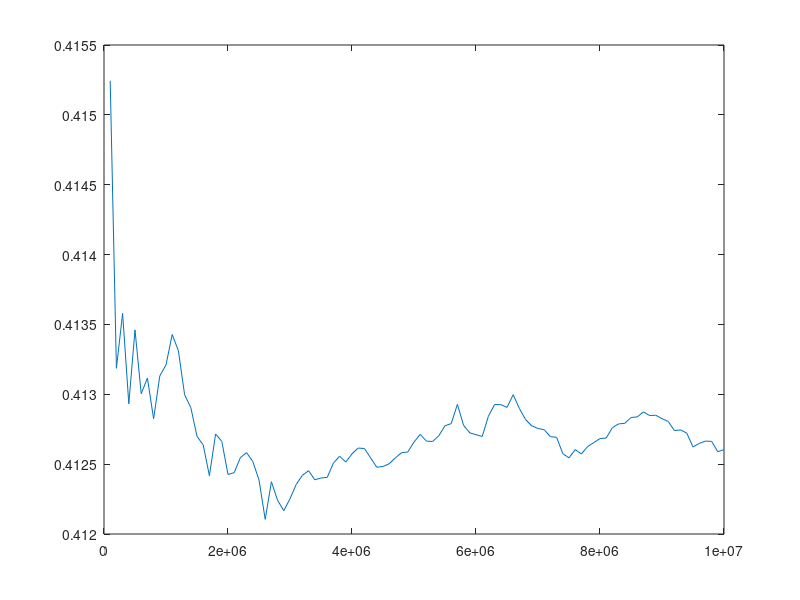

The MATLAB script that drew this image:
MC = [100000, 200000, 300000, 400000, 500000, 600000, 700000, 800000, 900000, 1e+06, 1.1e+06, 1.2e+06, 1.3e+06, 1.4e+06, 1.5e+06, 1.6e+06, 1.7e+06, 1.8e+06, 1.9e+06, 2e+06, 2.1e+06, 2.2e+06, 2.3e+06, 2.4e+06, 2.5e+06, 2.6e+06, 2.7e+06, 2.8e+06, 2.9e+06, 3e+06, 3.1e+06, 3.2e+06, 3.3e+06, 3.4e+06, 3.5e+06, 3.6e+06, 3.7e+06, 3.8e+06, 3.9e+06, 4e+06, 4.1e+06, 4.2e+06, 4.3e+06, 4.4e+06, 4.5e+06, 4.6e+06, 4.7e+06, 4.8e+06, 4.9e+06, 5e+06, 5.1e+06, 5.2e+06, 5.3e+06, 5.4e+06, 5.5e+06, 5.6e+06, 5.7e+06, 5.8e+06, 5.9e+06, 6e+06, 6.1e+06, 6.2e+06, 6.3e+06, 6.4e+06, 6.5e+06, 6.6e+06, 6.7e+06, 6.8e+06, 6.9e+06, 7e+06, 7.1e+06, 7.2e+06, 7.3e+06, 7.4e+06, 7.5e+06, 7.6e+06, 7.7e+06, 7.8e+06, 7.9e+06, 8e+06, 8.1e+06, 8.2e+06, 8.3e+06, 8.4e+06, 8.5e+06, 8.6e+06, 8.7e+06, 8.8e+06, 8.9e+06, 9e+06, 9.1e+06, 9.2e+06, 9.3e+06, 9.4e+06, 9.5e+06, 9.6e+06, 9.7e+06, 9.8e+06, 9.9e+06, 1e+07, ];
e_var = [0.415244, 0.413186, 0.413579, 0.412932, 0.413461, 0.413004, 0.413116, 0.412825, 0.413132, 0.41321, 0.413428, 0.413311, 0.412997, 0.412905, 0.412699, 0.412637, 0.412417, 0.412716, 0.412663, 0.412426, 0.412439, 0.412547, 0.412582, 0.412519, 0.412387, 0.412105, 0.412374, 0.412241, 0.412167, 0.412252, 0.412355, 0.41242, 0.412453, 0.412388, 0.412401, 0.412405, 0.412507, 0.412557, 0.412515, 0.412574, 0.412615, 0.412612, 0.412545, 0.412478, 0.412483, 0.412503, 0.412545, 0.412582, 0.412587, 0.412658, 0.412713, 0.412665, 0.412662, 0.412703, 0.412775, 0.41279, 0.412928, 0.412777, 0.412724, 0.412711, 0.412698, 0.412843, 0.412927, 0.412926, 0.412906, 0.412997, 0.412898, 0.412819, 0.412774, 0.412755, 0.412746, 0.412697, 0.412692, 0.412575, 0.412545, 0.412604, 0.412573, 0.412626, 0.412654, 0.412683, 0.412687, 0.412761, 0.412788, 0.412792, 0.412834, 0.412838, 0.412874, 0.412848, 0.41285, 0.412825, 0.412806, 0.41274, 0.412745, 0.412722, 0.412623, 0.412648, 0.412665, 0.412663, 0.412589, 0.412604, ];
m_var = [0.125921, 0.125074, 0.125458, 0.125262, 0.125585, 0.125452, 0.125585, 0.125592, 0.125425, 0.125324, 0.125433, 0.125292, 0.125272, 0.125221, 0.12517, 0.125139, 0.124952, 0.125055, 0.12495, 0.124883, 0.124883, 0.124902, 0.124963, 0.124914, 0.124879, 0.124797, 0.124911, 0.124923, 0.124859, 0.124859, 0.124896, 0.124956, 0.124994, 0.124944, 0.124946, 0.124965, 0.124986, 0.12498, 0.124986, 0.125011, 0.125003, 0.124985, 0.124967, 0.124964, 0.124972, 0.125012, 0.12505, 0.125063, 0.12508, 0.125094, 0.125099, 0.125088, 0.125072, 0.125108, 0.125136, 0.125151, 0.125187, 0.125129, 0.125115, 0.125091, 0.125106, 0.125145, 0.125171, 0.125177, 0.125174, 0.125202, 0.125159, 0.12514, 0.125111, 0.125109, 0.125099, 0.125089, 0.125068, 0.12503, 0.125037, 0.125058, 0.125059, 0.125078, 0.125091, 0.125099, 0.125096, 0.125123, 0.12513, 0.125124, 0.125137, 0.125141, 0.125153, 0.125139, 0.125155, 0.125146, 0.125143, 0.125131, 0.125139, 0.125139, 0.125111, 0.125111, 0.12512, 0.125125, 0.125101, 0.125106, ];
mean_mag = [0.8807, 0.881437, 0.881143, 0.881335, 0.881034, 0.881217, 0.881109, 0.881186, 0.88122, 0.881216, 0.88114, 0.881241, 0.881328, 0.881376, 0.881451, 0.881488, 0.881627, 0.881513, 0.881585, 0.881677, 0.881685, 0.881676, 0.881644, 0.881686, 0.881734, 0.881837, 0.881724, 0.881741, 0.881784, 0.881764, 0.881732, 0.88169, 0.881659, 0.88169, 0.881686, 0.881681, 0.881655, 0.881654, 0.88166, 0.881637, 0.881636, 0.881651, 0.881674, 0.881695, 0.881686, 0.881665, 0.881641, 0.881629, 0.881622, 0.881594, 0.881578, 0.881585, 0.881585, 0.881558, 0.88153, 0.881518, 0.881473, 0.881529, 0.881543, 0.881561, 0.881557, 0.881512, 0.881481, 0.881478, 0.881487, 0.881456, 0.881496, 0.881519, 0.88154, 0.881545, 0.881552, 0.881564, 0.881574, 0.881615, 0.881618, 0.881597, 0.881605, 0.88158, 0.881564, 0.881551, 0.88155, 0.881523, 0.881516, 0.881521, 0.881508, 0.881504, 0.881491, 0.881506, 0.881497, 0.881506, 0.88151, 0.881528, 0.881525, 0.881531, 0.881563, 0.88156, 0.881551, 0.881549, 0.881574, 0.881569, ];
time_used = [0.065901, 0.130954, 0.198045, 0.263927, 0.332317, 0.401866, 0.467339, 0.534541, 0.604924, 0.671302, 0.738078, 0.805348, 0.874203, 0.942783, 1.00833, 1.07702, 1.1421, 1.20892, 1.27697, 1.34489, 1.40949, 1.47422, 1.53798, 1.60451, 1.67059, 1.73483, 1.80194, 1.86956, 1.93593, 2.00188, 2.06602, 2.13296, 2.19988, 2.26928, 2.33673, 2.40273, 2.47158, 2.53824, 2.6045, 2.66887, 2.73167, 2.80321, 2.87218, 2.93934, 3.00492, 3.072, 3.13606, 3.20001, 3.26806, 3.33493, 3.40259, 3.46988, 3.53473, 3.60366, 3.66901, 3.73465, 3.8021, 3.86928, 3.93212, 3.99792, 4.06562, 4.13273, 4.19897, 4.26632, 4.33514, 4.40125, 4.47084, 4.53581, 4.60063, 4.66948, 4.73858, 4.80698, 4.87521, 4.94284, 5.00762, 5.07214, 5.14247, 5.21387, 5.27921, 5.34553, 5.41148, 5.47982, 5.54797, 5.61351, 5.68015, 5.74632, 5.81244, 5.87994, 5.94887, 6.0153, 6.08019, 6.14744, 6.21381, 6.28488, 6.354, 6.42287, 6.48795, 6.55658, 6.62623, 6.69066, ];
accepted_states = [0.71607, 0.35412, 0.239607, 0.177005, 0.143724, 0.118417, 0.102567, 0.0888588, 0.0792256, 0.071795, 0.0653073, 0.059495, 0.0542, 0.05055, 0.0474013, 0.0443325, 0.0414235, 0.0399522, 0.0371358, 0.035255, 0.0338419, 0.0325782, 0.0311478, 0.029475, 0.0281552, 0.0268077, 0.026847, 0.0253139, 0.0243324, 0.0239667, 0.023161, 0.0224816, 0.0217367, 0.0208568, 0.020352, 0.0197111, 0.0194076, 0.0187363, 0.0182062, 0.017928, 0.0173778, 0.016835, 0.0165423, 0.0160809, 0.0158916, 0.0154913, 0.0152336, 0.0148771, 0.0145473, 0.0144336, 0.014042, 0.01365, 0.0134653, 0.0133459, 0.0130553, 0.0127739, 0.0127482, 0.0120471, 0.0120353, 0.0118367, 0.0116743, 0.0117237, 0.0114835, 0.0111472, 0.0108852, 0.0109794, 0.0105061, 0.010459, 0.0102446, 0.0101849, 0.0100401, 0.00983819, 0.00975178, 0.00944676, 0.009424, 0.00947092, 0.00922273, 0.00928077, 0.00911696, 0.00898625, 0.00881383, 0.00879366, 0.00867012, 0.0084881, 0.00843412, 0.00834291, 0.00826678, 0.00797795, 0.00801775, 0.00784933, 0.00784429, 0.00765935, 0.00765645, 0.00751809, 0.00732074, 0.00746927, 0.00740186, 0.00727673, 0.00706667, 0.0071914, ];
probability = [0, -8, -8, -8, -8, 0, 0, -8, 0, -8, -8, -8, -8, -8, -8, 0, -8, 0, -8, 0, -8, -8, -8, -8, -8, -8, 0, -8, -8, -8, 0, -8, 0, -8, -8, -8, -8, -8, -8, -8, 0, -8, -8, -8, -8, -8, -8, -8, -8, 0, -8, -8, -8, -8, -8, -8, 0, 0, -8, -8, 0, -8, -8, -8, -8, -8, 0, -8, -8, -8, 0, -8, -8, -8, -8, 0, -8, -8, -8, -8, -8, -8, -8, -8, -8, 0, -8, -8, -8, -8, 0, 0, -8, -8, 0, -8, -8, 0, -8, -8, ];
avg_energy = [-1.6411, -1.64294, -1.64241, -1.64296, -1.64225, -1.64283, -1.64263, -1.64302, -1.64276, -1.64254, -1.64239, -1.64255, -1.64293, -1.64305, -1.6433, -1.6434, -1.64365, -1.64332, -1.64342, -1.64372, -1.64374, -1.64371, -1.64369, -1.64378, -1.64394, -1.64426, -1.64396, -1.64408, -1.64415, -1.64405, -1.64397, -1.6439, -1.64384, -1.64389, -1.64387, -1.64389, -1.6438, -1.64377, -1.64381, -1.64375, -1.64373, -1.64375, -1.64382, -1.64392, -1.6439, -1.64388, -1.64385, -1.64382, -1.64382, -1.64372, -1.64365, -1.64367, -1.64364, -1.64359, -1.64352, -1.6435, -1.64335, -1.6435, -1.64355, -1.64357, -1.64359, -1.64345, -1.64335, -1.64335, -1.64339, -1.64329, -1.6434, -1.64347, -1.64351, -1.64353, -1.64354, -1.64358, -1.64359, -1.64371, -1.64374, -1.64368, -1.64372, -1.64364, -1.6436, -1.64356, -1.64354, -1.64347, -1.64345, -1.64346, -1.64342, -1.64341, -1.64337, -1.64341, -1.64341, -1.64343, -1.64345, -1.64351, -1.64351, -1.64354, -1.64364, -1.64362, -1.6436, -1.6436, -1.64367, -1.64366, ];
plot(MC, e_var)
